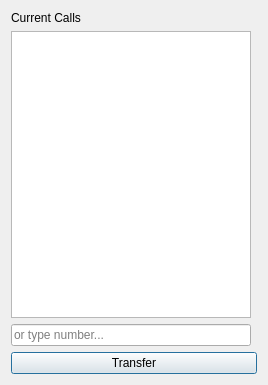
<?xml version="1.0" encoding="UTF-8"?>
<ui version="4.0">
 <class>TransferDialog</class>
 <widget class="QDialog" name="TransferDialog">
  <property name="geometry">
   <rect>
    <x>0</x>
    <y>0</y>
    <width>268</width>
    <height>385</height>
   </rect>
  </property>
  <property name="windowTitle">
   <string>Dialog</string>
  </property>
  <layout class="QGridLayout" name="gridLayout" rowstretch="0,0,0,0" columnstretch="0,0">
   <item row="1" column="0">
    <widget class="QListView" name="activeCallsView"/>
   </item>
   <item row="3" column="0" colspan="2">
    <widget class="QPushButton" name="transferButton">
     <property name="text">
      <string>Transfer</string>
     </property>
    </widget>
   </item>
   <item row="2" column="0">
    <widget class="QLineEdit" name="numberBar">
     <property name="placeholderText">
      <string>or type number...</string>
     </property>
     <property name="clearButtonEnabled">
      <bool>true</bool>
     </property>
    </widget>
   </item>
   <item row="0" column="0">
    <widget class="QLabel" name="label">
     <property name="text">
      <string>Current Calls</string>
     </property>
    </widget>
   </item>
  </layout>
 </widget>
 <resources/>
 <connections/>
</ui>
